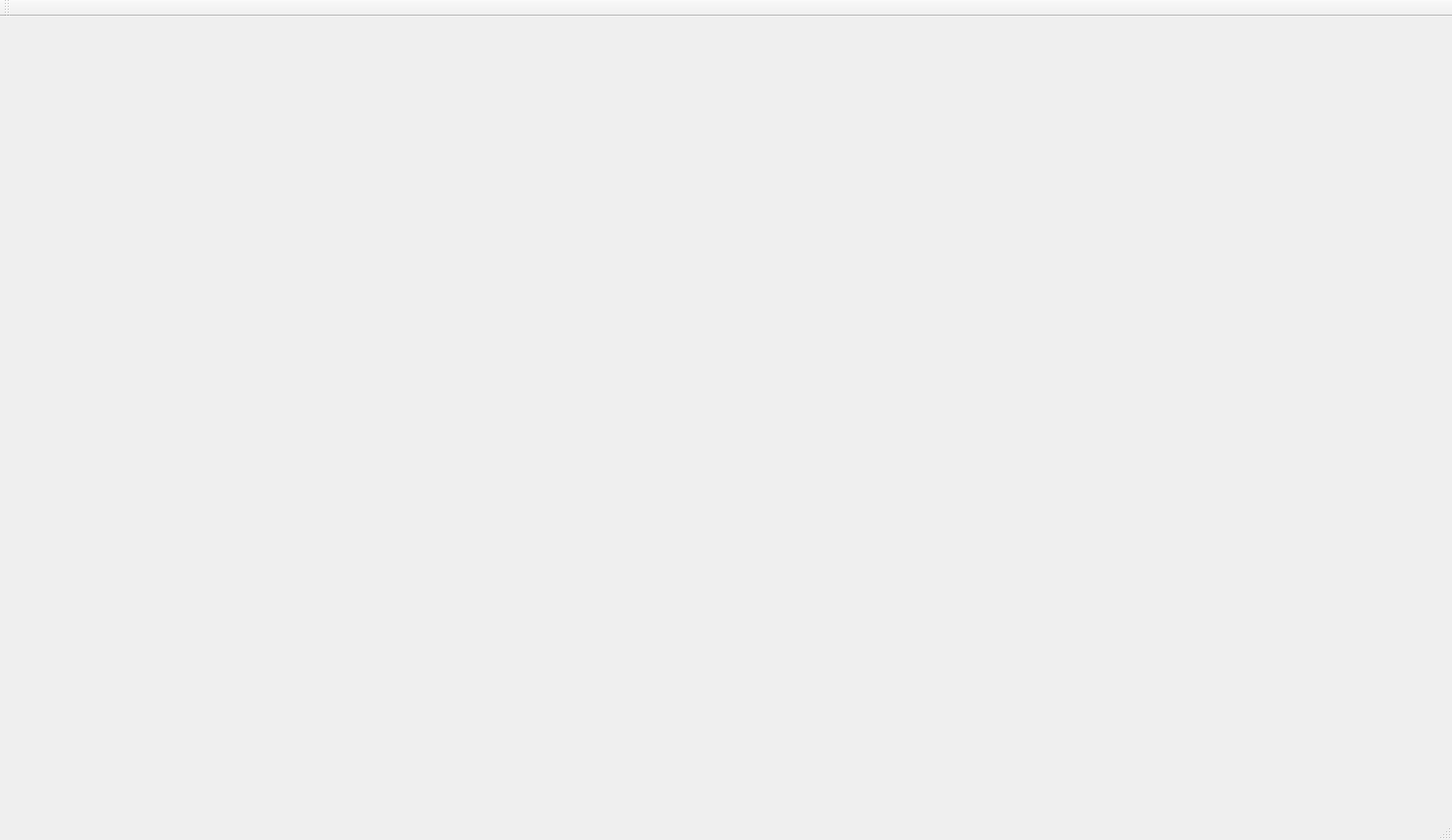
<?xml version="1.0" encoding="UTF-8"?>
<ui version="4.0">
 <class>MainWindow</class>
 <widget class="QMainWindow" name="MainWindow">
  <property name="geometry">
   <rect>
    <x>0</x>
    <y>0</y>
    <width>1488</width>
    <height>861</height>
   </rect>
  </property>
  <property name="windowTitle">
   <string>MainWindow</string>
  </property>
  <widget class="QWidget" name="MainWidget">
   <widget class="QCustomPlot" name="xSatellite" native="true">
    <property name="geometry">
     <rect>
      <x>60</x>
      <y>20</y>
      <width>611</width>
      <height>311</height>
     </rect>
    </property>
   </widget>
   <widget class="QCustomPlot" name="ySatellite" native="true">
    <property name="geometry">
     <rect>
      <x>50</x>
      <y>480</y>
      <width>611</width>
      <height>311</height>
     </rect>
    </property>
   </widget>
   <widget class="QCustomPlot" name="VxSatellite" native="true">
    <property name="geometry">
     <rect>
      <x>810</x>
      <y>20</y>
      <width>611</width>
      <height>311</height>
     </rect>
    </property>
   </widget>
   <widget class="QCustomPlot" name="VySatellite" native="true">
    <property name="geometry">
     <rect>
      <x>810</x>
      <y>480</y>
      <width>611</width>
      <height>311</height>
     </rect>
    </property>
   </widget>
  </widget>
  <widget class="QMenuBar" name="menuBar">
   <property name="geometry">
    <rect>
     <x>0</x>
     <y>0</y>
     <width>1488</width>
     <height>21</height>
    </rect>
   </property>
  </widget>
  <widget class="QToolBar" name="mainToolBar">
   <attribute name="toolBarArea">
    <enum>TopToolBarArea</enum>
   </attribute>
   <attribute name="toolBarBreak">
    <bool>false</bool>
   </attribute>
  </widget>
  <widget class="QStatusBar" name="statusBar"/>
 </widget>
 <layoutdefault spacing="6" margin="11"/>
 <customwidgets>
  <customwidget>
   <class>QCustomPlot</class>
   <extends>QWidget</extends>
   <header>qcustomplot.h</header>
   <container>1</container>
  </customwidget>
 </customwidgets>
 <resources/>
 <connections/>
</ui>
